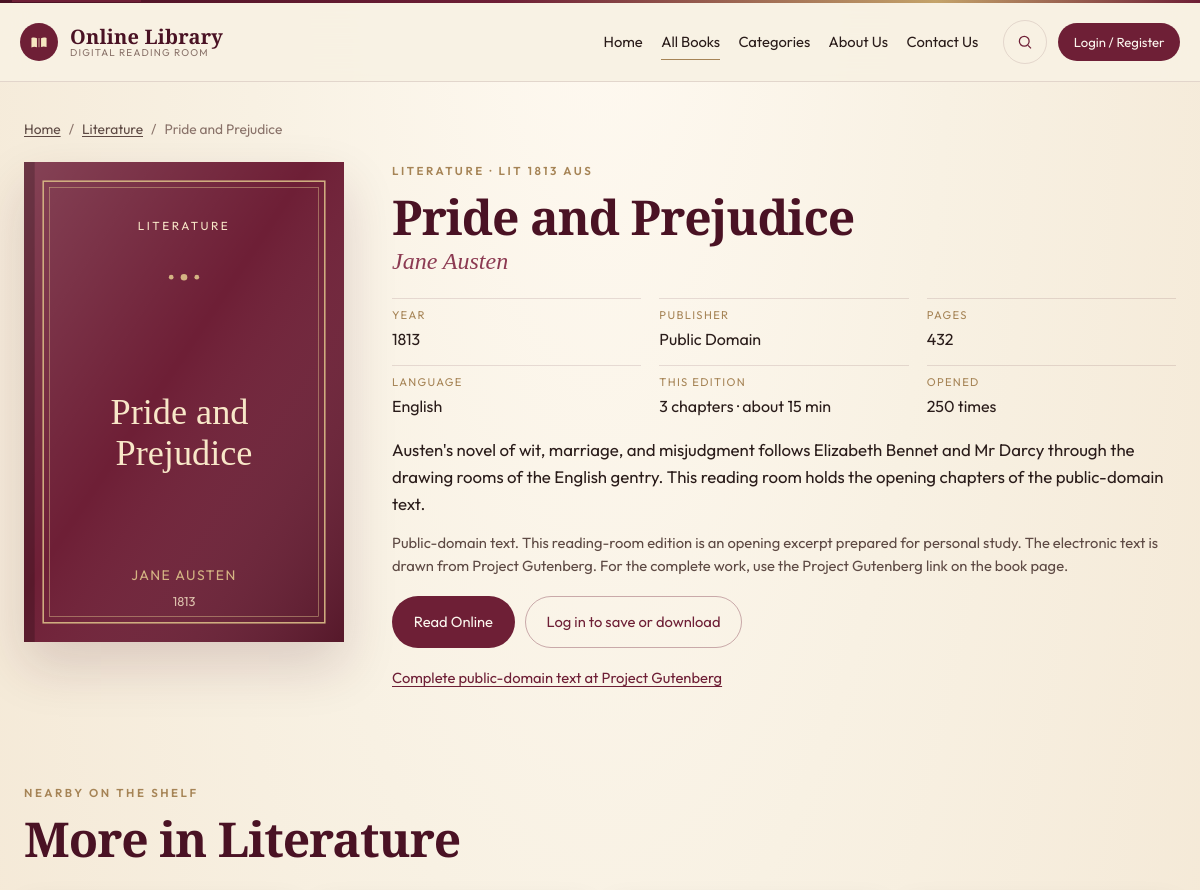
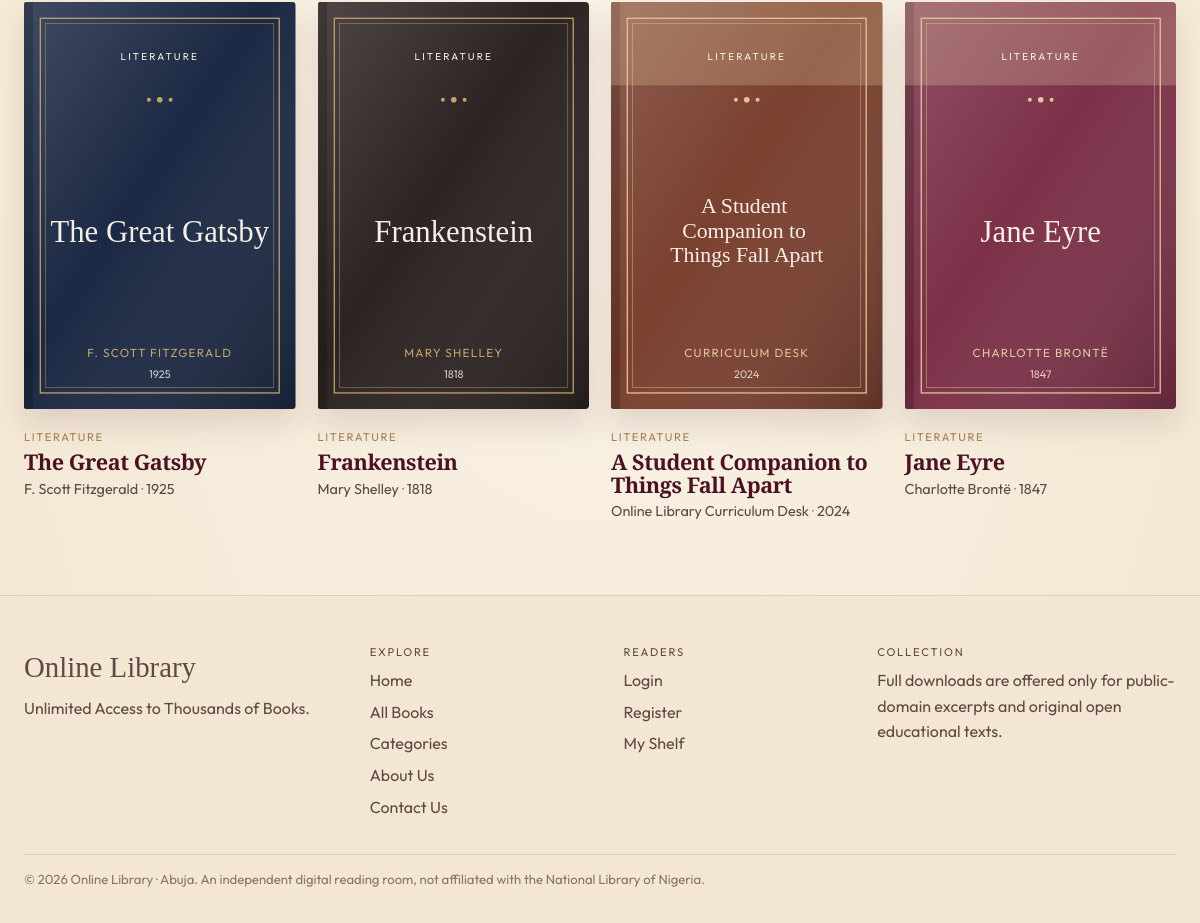
Screenshot of /book/1 with the database file from the repository (2 pictures, top to bottom).
### tables this page shows
CREATE TABLE books (
    id INTEGER PRIMARY KEY,
    title TEXT NOT NULL,
    short_title TEXT,
    author TEXT NOT NULL,
    year INTEGER,
    category TEXT NOT NULL,
    description TEXT NOT NULL,
    publisher TEXT,
    pages INTEGER,
    language TEXT DEFAULT 'English',
    call_number TEXT,
    featured INTEGER DEFAULT 0,
    popular INTEGER DEFAULT 0,
    downloadable INTEGER DEFAULT 0,
    cover_layout TEXT DEFAULT 'classic',
    cover_bg TEXT,
    cover_fg TEXT,
    cover_accent TEXT,
    cover_author TEXT,
    reads INTEGER DEFAULT 0,
    downloads INTEGER DEFAULT 0,
    text_format TEXT DEFAULT 'prose',
    source_note TEXT,
    gutenberg_id INTEGER,
    added_at TEXT NOT NULL
);

### app.py (the view, shortened to what this page needs)
@app.route("/book/<int:book_id>")
def book_detail(book_id):
    book = query_one("SELECT * FROM books WHERE id = ?", (book_id,))
    if not book:
        abort(404)
    chapters = chapters_for(book_id)
    related = query(
        """SELECT * FROM books
           WHERE category = ? AND id != ?
           ORDER BY popular DESC, reads DESC LIMIT 4""",
        (book["category"], book_id),
    )
    user = current_user()
    saved = False
    progress = None
    slug = CATEGORY_BY_NAME.get(book["category"], {}).get("slug", "")
    return render_template(
        "book.html",
        book=book,
        chapters=chapters,
        related=related,
        saved=saved,
        progress=progress,
        minutes=reading_minutes(chapters),
        category_slug=slug,
    )

### app.py (called while the page is built, shortened)
def get_db():
    if "db" not in g:
        g.db = connect()
    return g.db

def query(sql, args=()):
    return get_db().execute(sql, args).fetchall()

def query_one(sql, args=()):
    return get_db().execute(sql, args).fetchone()

def current_user():
    uid = session.get("user_id")
    if not uid:
        return None
    return query_one("SELECT * FROM users WHERE id = ? AND active = 1", (uid,))

def csrf_token():
    if "csrf" not in session:
        session["csrf"] = secrets.token_hex(16)
    return session["csrf"]

@app.before_request
def csrf_protect():
    if request.method != "POST":
        return None

@app.context_processor
def inject_globals():
    return {
        "current_user": current_user(),
        "categories": CATEGORIES,
        "csrf": csrf_token(),
        "year": 2026,
        "palettes": PALETTES,
    }

@app.template_filter("title_lines")
def title_lines(title, width=16):
    words = (title or "").replace("—", "— ").split()
    lines, current = [], ""
    for word in words:
        trial = f"{current} {word}".strip()
        if len(trial) <= width or not current:
            current = trial
        else:
            lines.append(current)
            current = word
    if current:
        lines.append(current)
    return lines[:6] or [""]

@app.template_filter("title_size")
def title_size(lines):
    longest = max((len(line) for line in lines), default=0)
    count = len(lines)
    size = 34 if count <= 2 else 28 if count <= 3 else 24 if count <= 4 else 20
    if longest > 16:
        size -= 4
    if longest > 22:
        size -= 2
    return max(size, 18)

def chapters_for(book_id):
    return query(
        "SELECT * FROM chapters WHERE book_id = ? ORDER BY position",
        (book_id,),
    )

def reading_minutes(chapters):
    words = sum(len((chapter["content"] or "").split()) for chapter in chapters)
    return max(1, round(words / 220)) or 1

### db.py (called while the page is built)
def connect():
    DATA.mkdir(parents=True, exist_ok=True)
    conn = sqlite3.connect(DB_PATH)
    conn.row_factory = sqlite3.Row
    conn.execute("PRAGMA foreign_keys = ON")
    return conn

### templates/book.html (shortened to what this page needs)
{% extends "base.html" %}
{% from "macros.html" import cover, book_card %}
{% block content %}
<article class="detail">
  <div class="container">
    <nav class="crumbs" aria-label="Breadcrumb">
      <a href="{{ url_for('home') }}">Home</a>
      <span aria-hidden="true">/</span>
      <a href="{{ url_for('category', slug=category_slug) }}">{{ book.category }}</a>
      <span aria-hidden="true">/</span>
      <span aria-current="page">{{ book.title }}</span>
    </nav>
    <div class="detail-grid">
      <div class="detail-cover">{{ cover(book) }}</div>
      <div class="detail-copy">
        <p class="eyebrow">{{ book.category }} · {{ book.call_number }}</p>
        <h1>{{ book.title }}</h1>
        <p class="byline">{{ book.author }}</p>
        <dl class="facts">
          <div><dt>Year</dt><dd>{{ book.year }}</dd></div>
          <div><dt>Publisher</dt><dd>{{ book.publisher }}</dd></div>
          <div><dt>Pages</dt><dd>{{ book.pages }}</dd></div>
          <div><dt>Language</dt><dd>{{ book.language }}</dd></div>
          <div><dt>This edition</dt><dd>{{ chapters|length }} chapter{% if chapters|length != 1 %}s{% endif %} · about {{ minutes }} min</dd></div>
          <div><dt>Opened</dt><dd>{{ book.reads }} times</dd></div>
        </dl>
        <p class="description">{{ book.description }}</p>
        <p class="source-note">{{ book.source_note }}</p>
        <div class="actions">
          <a class="btn btn-primary" href="{{ url_for('read', book_id=book.id) }}">Read Online</a>
          {% if current_user %}
          <form method="post" action="{{ url_for('bookmark', book_id=book.id) }}" data-bookmark>
            <input type="hidden" name="csrf" value="{{ csrf }}">
            <button class="btn btn-ghost" type="submit" data-bookmark-btn>{{ "Saved" if saved else "Bookmark" }}</button>
          </form>
          {% if book.downloadable %}
          <a class="btn btn-ghost" href="{{ url_for('download', book_id=book.id) }}">{{ "Download excerpt" if book.gutenberg_id else "Download PDF" }}</a>
          {% else %}
          <span class="btn btn-ghost is-disabled">In the reading room only</span>
          {% endif %}
          {% else %}
          <a class="btn btn-ghost" href="{{ url_for('login', next=request.path) }}">Log in to save or download</a>
          {% endif %}
        </div>
        {% if book.gutenberg_id %}
        <p class="external"><a href="https://www.gutenberg.org/ebooks/{{ book.gutenberg_id }}" rel="noopener noreferrer">Complete public-domain text at Project Gutenberg</a></p>
        {% endif %}
      </div>
    </div>
  </div>
</article>
{% if related %}
<section class="section">
  <div class="container">
    <div class="section-head">
      <div>
        <p class="eyebrow">Nearby on the shelf</p>
        <h2>More in {{ book.category }}</h2>
      </div>
    </div>
    <div class="card-grid">
      {% for item in related %}
      {{ book_card(item) }}
      {% endfor %}
    </div>
  </div>
</section>
{% endif %}
{% endblock %}

### templates/base.html (shortened to what this page needs)
<!DOCTYPE html>
<html lang="en">
<head>
  <link rel="stylesheet" href="{{ url_for('static', filename='css/styles.css') }}?v=4">
</head>
<body class="{% block body_class %}{% endblock %}">
  <header class="site-header">
    <div class="header-inner">
      <a class="brand" href="{{ url_for('home') }}">
        <span class="monogram" aria-hidden="true">
          <svg viewBox="0 0 32 32"><path d="M5 10c3.2-1.2 5.6-.8 8 .6v13.2c-2.5-1.2-5-1.4-8 .2V10zM19 10.6c2.4-1.4 4.8-1.6 8-.6v13.4c-3.2-1.4-5.6-1.2-8 0V10.6z"/><path d="M16 10.2v13.4" stroke="currentColor" fill="none"/></svg>
        </span>
        <span class="brand-text">
          <strong>Online Library</strong>
          <small>Digital reading room</small>
        </span>
      </a>
      <nav class="site-nav" id="site-nav" data-menu>
        <a class="nav-link {% if request.endpoint == 'home' %}active{% endif %}" href="{{ url_for('home') }}">Home</a>
        <a class="nav-link {% if request.endpoint in ('books', 'book_detail', 'read') %}active{% endif %}" href="{{ url_for('books') }}">All Books</a>
        <a class="nav-link {% if request.endpoint in ('categories_page', 'category') %}active{% endif %}" href="{{ url_for('categories_page') }}">Categories</a>
        <a class="nav-link {% if request.endpoint == 'about' %}active{% endif %}" href="{{ url_for('about') }}">About Us</a>
        <a class="nav-link {% if request.endpoint == 'contact' %}active{% endif %}" href="{{ url_for('contact') }}">Contact Us</a>
        <div class="nav-actions">
          <button class="icon-btn" type="button" data-search-open aria-label="Search books">
            <svg viewBox="0 0 24 24" aria-hidden="true"><circle cx="11" cy="11" r="6.5"/><path d="M16 16.5 20 20.5"/></svg>
          </button>
          {% if current_user %}
          <a class="nav-link" href="{{ url_for('account') }}">My Shelf</a>
          {% if current_user.role == 'admin' %}
          <a class="nav-link" href="{{ url_for('admin') }}">Desk</a>
          {% endif %}
          <form method="post" action="{{ url_for('logout') }}">
            <input type="hidden" name="csrf" value="{{ csrf }}">
            <button class="btn btn-small btn-ghost" type="submit">Log out</button>
          </form>
          {% else %}
          <a class="btn btn-small btn-primary" href="{{ url_for('login') }}">Login / Register</a>
          {% endif %}
        </div>
      </nav>
    </div>
  </header>
  <main id="content">
    {% block content %}{% endblock %}
  </main>
  <footer class="site-footer">
    <div class="container footer-grid">
      <div>
        <p class="footer-brand">Online Library</p>
        <p>Unlimited Access to Thousands of Books.</p>
      </div>
      <div>
        <p class="footer-label">Explore</p>
        <a href="{{ url_for('home') }}">Home</a>
        <a href="{{ url_for('books') }}">All Books</a>
        <a href="{{ url_for('categories_page') }}">Categories</a>
        <a href="{{ url_for('about') }}">About Us</a>
        <a href="{{ url_for('contact') }}">Contact Us</a>
      </div>
      <div>
        <p class="footer-label">Readers</p>
        <a href="{{ url_for('login') }}">Login</a>
        <a href="{{ url_for('register') }}">Register</a>
        <a href="{{ url_for('account') }}">My Shelf</a>
      </div>
      <div>
        <p class="footer-label">Collection</p>
        <p>Full downloads are offered only for public-domain excerpts and original open educational texts.</p>
      </div>
    </div>
    <div class="container footer-base">
      <p>© {{ year }} Online Library · Abuja. An independent digital reading room, not affiliated with the National Library of Nigeria.</p>
    </div>
  </footer>
</body>
</html>

### templates/macros.html (shortened to what this page needs)
{% macro cover(book, label=true) %}
{% set lines = book.title|title_lines(15 if book.cover_layout == 'split' else 17) %}
{% set size = lines|title_size %}
<svg class="cover-svg layout-{{ book.cover_layout or 'classic' }}" viewBox="0 0 300 450" role="img" aria-label="{{ book.title }} by {{ book.author }}">
  <text x="{{ 40 if book.cover_layout == 'split' else 150 }}" y="64" text-anchor="{{ 'start' if book.cover_layout == 'split' else 'middle' }}" fill="{{ book.cover_fg }}" font-size="11" letter-spacing="2.4" font-family="Outfit, Georgia, sans-serif">{{ book.category|upper }}</text>
  {% set start = 250 - ((lines|length * size * 1.12) / 2) %}
  <text x="{{ 40 if book.cover_layout == 'split' else 150 }}" y="{{ start }}" text-anchor="{{ 'start' if book.cover_layout == 'split' else 'middle' }}" fill="{{ book.cover_fg }}" font-size="{{ size }}" font-family="Cormorant Garamond, Georgia, serif">
    {% for line in lines %}
    <tspan x="{{ 40 if book.cover_layout == 'split' else 150 }}" dy="{{ size if loop.first else size * 1.12 }}">{{ line }}</tspan>
    {% endfor %}
  </text>
  <text x="{{ 40 if book.cover_layout == 'split' else 150 }}" y="392" text-anchor="{{ 'start' if book.cover_layout == 'split' else 'middle' }}" fill="{{ book.cover_accent }}" font-size="13" letter-spacing="1.4" font-family="Outfit, Georgia, sans-serif">{{ (book.cover_author or book.author)|upper }}</text>
  <text x="{{ 40 if book.cover_layout == 'split' else 150 }}" y="416" text-anchor="{{ 'start' if book.cover_layout == 'split' else 'middle' }}" fill="{{ book.cover_fg }}" font-size="12" opacity="0.8" font-family="Outfit, Georgia, sans-serif">{{ book.year }}</text>
</svg>
{% endmacro %}
{% macro book_card(book, saved=false, fresh=false) %}
<article class="card">
  <a class="card-cover" href="{{ url_for('book_detail', book_id=book.id) }}">
    {{ cover(book) }}
  </a>
  <div class="card-meta">
    <p class="card-cat">{{ book.category }}</p>
    <h3><a href="{{ url_for('book_detail', book_id=book.id) }}">{{ book.title }}</a></h3>
    <p class="card-by">{{ book.author }} <span>·</span> {{ book.year }}</p>
  </div>
</article>
{% endmacro %}

### rows the page displays
books: category "Literature", title "Pride and Prejudice", category "LITERATURE", cover_author "JANE AUSTEN", year "1813", call_number "LIT 1813 AUS", author "Jane Austen", publisher "Public Domain", pages "432", language "English", reads "250", description "Austen's novel of wit, marriage, and misjudgment follows Elizabeth Bennet and Mr Darcy through the drawing rooms of the English gentry. This reading room holds the opening chapters of the public-domain text.", source_note "Public-domain text. This reading-room edition is an opening excerpt prepared for personal study. The electronic text is drawn from Project Gutenberg. For the complete work, use the Project Gutenberg link on the book page."
books: category "LITERATURE", lines "The Great Gatsby", cover_author "F. SCOTT FITZGERALD", year "1925", title "The Great Gatsby", author "F. Scott Fitzgerald"
books: category "LITERATURE", lines "Frankenstein", cover_author "MARY SHELLEY", year "1818", title "Frankenstein", author "Mary Shelley"
books: category "LITERATURE", lines "A Student" "Companion to" "Things Fall Apart", cover_author "CURRICULUM DESK", year "2024", title "A Student Companion to Things Fall Apart", author "Online Library Curriculum Desk"
books: category "LITERATURE", lines "Jane Eyre", cover_author "CHARLOTTE BRONTË", year "1847", title "Jane Eyre", author "Charlotte Brontë"

### other values shown
{{ line }} "Pride and" "Prejudice"
{{ chapters|length }} "3"
{{ minutes }} "15"
{{ year }} "2026"
